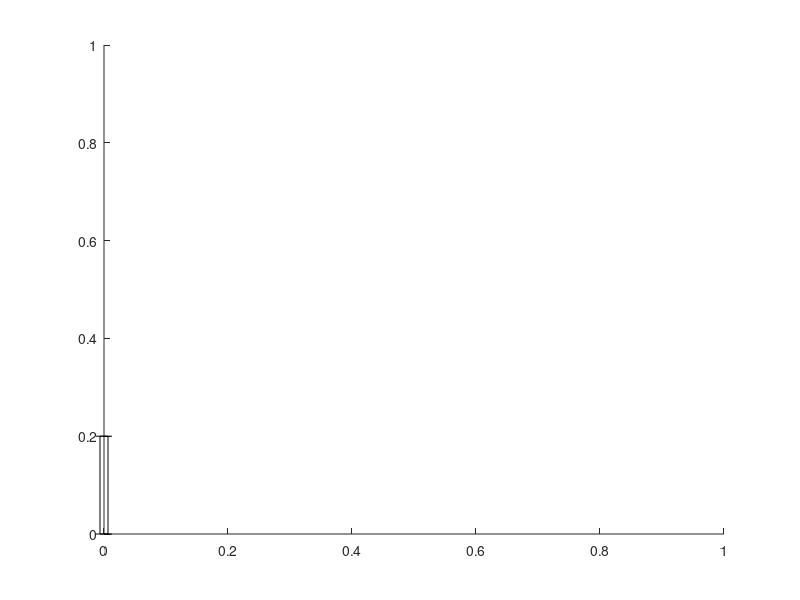

Write MATLAB code to recreate this figure. (Note: this script raises an error after producing the figure.)
function break_axis(varargin)
%BREAK_AXIS Inserts a break on the selected axis.
%   BREAK_AXIS() applies a break to the y-axis of the current axis with 
%       default height and location.
%   BREAK_AXIS('handle', ax) applies a break to the axis ax.
%   BREAK_AXIS('length', L) applies a break with length L (L is a fraction
%       between ticks).
%   BREAK_AXIS('axis', 'x') applies a break to the x-axis.
%   BREAK_AXIS('bottom_reset', X) resets the bottom tick label to X (X 
%      must be a string).
%   BREAK_AXIS('position', P) breaks the axes at position P.

%% Parse the inputs
% Default values
ax = gca;
extent = 1;
width = get(ax, 'ticklength');
width = width(1)*2;
bottom_reset = '';
xy = 'y';
position = Inf;

% Overwrite with what was fed in
if nargin > 0
    for i=1:2:length(varargin)
        if strcmp(varargin(i), 'handle')
            ax = cell2mat(varargin(i+1));
        end
        if strcmp(varargin(i), 'length')
            extent = cell2mat(varargin(i+1));
        end
        if strcmp(varargin(i), 'axis')
            xy = cell2mat(varargin(i+1));
        end
        if strcmp(varargin(i), 'bottom_reset')
            bottom_reset = cell2mat(varargin(i+1));
        end
        if strcmp(varargin(i), 'position')
            position = cell2mat(varargin(i+1));
        end
    end
end
       
%% Do the things

% Get figure handle
f = get(ax, 'parent');

% Get number of ticks
n = length(get(ax, strcat(xy, 'ticklabel'))) - 1;
pos = get(ax, 'position');

if strcmp(xy, 'x')
    
    % Get the spacing between ticks
    spacing = pos(3)/n;
    
    % Find the center along the axis
    cent = pos(2) + 0.5*spacing;
    
    % Reset if a position was given
    if position < Inf
        lims = get(gca, 'xlim');
        cent = pos(1) + pos(3) * (position - lims(1))/(diff(lims));
    end
    
    % define the extents of the bar
    X = [cent - extent*spacing/2; 
         cent + extent*spacing/2];
    Y1 = [pos(2) - 0.005; 
          pos(2) + 0.005];
    Y2 = [pos(2) - width/2; 
          pos(2) + width/2];
    
    % Make the bar and ticks
    h1 = annotation(f, 'rectangle', [X(1), Y1(1), diff(X), diff(Y1)]);
    annotation(f, 'line', [X(1) X(1)], [Y2(1) Y2(2)]);
    annotation(f, 'line', [X(2) X(2)], [Y2(1) Y2(2)]);
    
elseif strcmp(xy, 'y')
    % Get the spacing between ticks
    spacing = pos(4)/n;
    
    % Find the center along the axis
    cent = pos(2) + 0.5*spacing;
    
    % Reset if a position was given
    if position < Inf
        lims = get(gca, 'ylim');
        cent = pos(2) + pos(4) * (position - lims(1))/(diff(lims));
    end
    
    % define the extents of the bar
    X1 = [pos(1) - 0.005; 
          pos(1) + 0.005];
    X2 = [pos(1) - width/2; 
          pos(1) + width/2];
    Y = [cent - extent*spacing/2; 
         cent + extent*spacing/2];
     
    % Make the bar and ticks
    h1 = annotation(f, 'rectangle', [X1(1), Y(1), diff(X1), diff(Y)]);
    annotation(f, 'line', [X2(1) X2(2)], [Y(1) Y(1)]);
    annotation(f, 'line', [X2(1) X2(2)], [Y(2) Y(2)]);
    
end

% Reset the color
h1.FaceColor = 'w';
h1.Color = 'w';

% Reset the bottom value
if strcmp(bottom_reset, '')
    list = get(ax, [xy 'ticklabel']);
    list(1) = {bottom_reset};
    set(gca, [xy 'ticklabel'], list);
end

